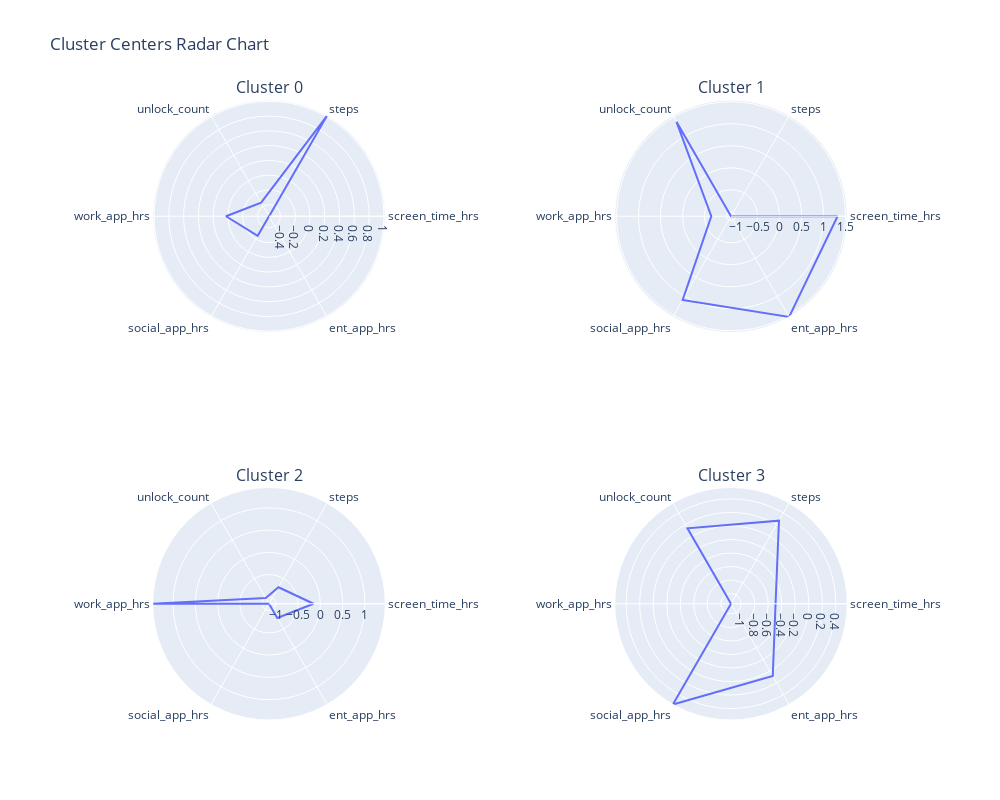

Write notebook code for a chart like this one.
### Code cell
#Radar chart of cluster centers
import plotly.express as px
import plotly.graph_objects as go
from plotly.subplots import make_subplots

fig1=px.line_polar(r=centers[0], theta=labels, line_close=True)
fig2=px.line_polar(r=centers[1], theta=labels, line_close=True)
fig3=px.line_polar(r=centers[2], theta=labels, line_close=True)
fig4=px.line_polar(r=centers[3], theta=labels, line_close=True)

fig = make_subplots(rows=2, cols=2, specs=[[{'type': 'polar'} , {'type': 'polar'}], [{'type': 'polar'}, {'type': 'polar'}]],
                    subplot_titles=( 'Cluster 0', 'Cluster 1', 'Cluster 2', 'Cluster 3'))
fig.add_trace(fig1.data[0], row=1, col=1)
fig.add_trace(fig2.data[0], row=1, col=2)
fig.add_trace(fig3.data[0], row=2, col=1)
fig.add_trace(fig4.data[0], row=2, col=2)
fig.update_layout(height=800, width=1000, title_text="Cluster Centers Radar Chart")
fig.show()

### Figure 1 — Plotly figure (JSON) as saved in the notebook; plotly's stock layout.template omitted (floating-point values rounded to 4 significant figures)
{"data": [{"hovertemplate": "r=%{r}<br>theta=%{theta}<extra></extra>", "legendgroup": "", "line": {"color": "#636efa", "dash": "solid"}, "marker": {"symbol": "circle"}, "mode": "lines", "name": "", "r": [-0.5552, 1.018, -0.3436, 0.02586, -0.2505, -0.557, -0.5552], "showlegend": false, "subplot": "polar", "theta": ["screen_time_hrs", "steps", "unlock_count", "work_app_hrs", "social_app_hrs", "ent_app_hrs", "screen_time_hrs"], "type": "scatterpolar"}, {"hovertemplate": "r=%{r}<br>theta=%{theta}<extra></extra>", "legendgroup": "", "line": {"color": "#636efa", "dash": "solid"}, "marker": {"symbol": "circle"}, "mode": "lines", "name": "", "r": [1.32, -1.104, 1.376, -0.6557, 1.095, 1.54, 1.32], "showlegend": false, "subplot": "polar2", "theta": ["screen_time_hrs", "steps", "unlock_count", "work_app_hrs", "social_app_hrs", "ent_app_hrs", "screen_time_hrs"], "type": "scatterpolar"}, {"hovertemplate": "r=%{r}<br>theta=%{theta}<extra></extra>", "legendgroup": "", "line": {"color": "#636efa", "dash": "solid"}, "marker": {"symbol": "circle"}, "mode": "lines", "name": "", "r": [-0.1532, -0.7275, -1.007, 1.457, -1.154, -0.7835, -0.1532], "showlegend": false, "subplot": "polar3", "theta": ["screen_time_hrs", "steps", "unlock_count", "work_app_hrs", "social_app_hrs", "ent_app_hrs", "screen_time_hrs"], "type": "scatterpolar"}, {"hovertemplate": "r=%{r}<br>theta=%{theta}<extra></extra>", "legendgroup": "", "line": {"color": "#636efa", "dash": "solid"}, "marker": {"symbol": "circle"}, "mode": "lines", "name": "", "r": [-0.4918, 0.2681, 0.1377, -1.151, 0.5685, 0.08413, -0.4918], "showlegend": false, "subplot": "polar4", "theta": ["screen_time_hrs", "steps", "unlock_count", "work_app_hrs", "social_app_hrs", "ent_app_hrs", "screen_time_hrs"], "type": "scatterpolar"}], "layout": {"annotations": [{"font": {"size": 16}, "showarrow": false, "text": "Cluster 0", "x": 0.225, "xanchor": "center", "xref": "paper", "y": 1, "yanchor": "bottom", "yref": "paper"}, {"font": {"size": 16}, "showarrow": false, "text": "Cluster 1", "x": 0.775, "xanchor": "center", "xref": "paper", "y": 1, "yanchor": "bottom", "yref": "paper"}, {"font": {"size": 16}, "showarrow": false, "text": "Cluster 2", "x": 0.225, "xanchor": "center", "xref": "paper", "y": 0.375, "yanchor": "bottom", "yref": "paper"}, {"font": {"size": 16}, "showarrow": false, "text": "Cluster 3", "x": 0.775, "xanchor": "center", "xref": "paper", "y": 0.375, "yanchor": "bottom", "yref": "paper"}], "height": 800, "polar": {"domain": {"x": [0, 0.45], "y": [0.625, 1]}}, "polar2": {"domain": {"x": [0.55, 1], "y": [0.625, 1]}}, "polar3": {"domain": {"x": [0, 0.45], "y": [0, 0.375]}}, "polar4": {"domain": {"x": [0.55, 1], "y": [0, 0.375]}}, "title": {"text": "Cluster Centers Radar Chart"}, "width": 1000}}
